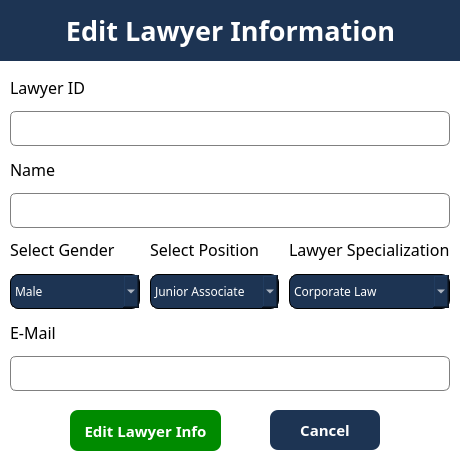
<?xml version="1.0" encoding="UTF-8"?>
<ui version="4.0">
 <class>editLawyer</class>
 <widget class="QDialog" name="editLawyer">
  <property name="geometry">
   <rect>
    <x>0</x>
    <y>0</y>
    <width>460</width>
    <height>470</height>
   </rect>
  </property>
  <property name="windowTitle">
   <string>Dialog</string>
  </property>
  <property name="styleSheet">
   <string notr="true">QDialog{
background-color: white;
}

#titleWidget{
background-color: #1d3453;
}
#title {
color: white;
}

QLineEdit{
	border:1px solid gray;
	border-radius: 6px;
	padding-left: 15px;
	height: 35px;
}

QComboBox{
border: 1px solid black;
border-radius: 8px;
background-color: #1d3453;
color: white;
height: 35px;


}

</string>
  </property>
  <widget class="QPushButton" name="edit_lawyer_info">
   <property name="geometry">
    <rect>
     <x>70</x>
     <y>410</y>
     <width>151</width>
     <height>41</height>
    </rect>
   </property>
   <property name="font">
    <font>
     <family>Poppins</family>
     <pointsize>11</pointsize>
     <weight>75</weight>
     <bold>true</bold>
    </font>
   </property>
   <property name="styleSheet">
    <string notr="true">QPushButton{
	background-color: rgb(0, 139, 0);
	color:white;
	border:none;
	border-radius: 8px;
	font-weight: bold;
	font-size: 11pt;
}

QPushButton:hover{
	background-color: rgb(0, 170, 0);
}</string>
   </property>
   <property name="text">
    <string>Edit Lawyer Info</string>
   </property>
  </widget>
  <widget class="QWidget" name="layoutWidget">
   <property name="geometry">
    <rect>
     <x>10</x>
     <y>70</y>
     <width>440</width>
     <height>321</height>
    </rect>
   </property>
   <layout class="QVBoxLayout" name="verticalLayout_7">
    <item>
     <layout class="QVBoxLayout" name="verticalLayout">
      <item>
       <widget class="QLabel" name="label_2">
        <property name="font">
         <font>
          <family>Poppins</family>
          <pointsize>12</pointsize>
         </font>
        </property>
        <property name="text">
         <string>Lawyer ID</string>
        </property>
       </widget>
      </item>
      <item>
       <widget class="QLineEdit" name="edit_LawyerID">
        <property name="minimumSize">
         <size>
          <width>0</width>
          <height>35</height>
         </size>
        </property>
        <property name="maximumSize">
         <size>
          <width>16777215</width>
          <height>35</height>
         </size>
        </property>
       </widget>
      </item>
     </layout>
    </item>
    <item>
     <layout class="QVBoxLayout" name="verticalLayout_2">
      <item>
       <widget class="QLabel" name="label_3">
        <property name="font">
         <font>
          <family>Poppins</family>
          <pointsize>12</pointsize>
         </font>
        </property>
        <property name="text">
         <string>Name</string>
        </property>
       </widget>
      </item>
      <item>
       <widget class="QLineEdit" name="edit_LawyerName">
        <property name="minimumSize">
         <size>
          <width>0</width>
          <height>35</height>
         </size>
        </property>
        <property name="maximumSize">
         <size>
          <width>16777215</width>
          <height>35</height>
         </size>
        </property>
       </widget>
      </item>
     </layout>
    </item>
    <item>
     <layout class="QHBoxLayout" name="horizontalLayout">
      <property name="spacing">
       <number>10</number>
      </property>
      <item>
       <layout class="QVBoxLayout" name="verticalLayout_4">
        <item>
         <widget class="QLabel" name="label_5">
          <property name="font">
           <font>
            <family>Poppins</family>
            <pointsize>12</pointsize>
           </font>
          </property>
          <property name="text">
           <string>Select Gender</string>
          </property>
         </widget>
        </item>
        <item>
         <widget class="QComboBox" name="edit_LawyerGender">
          <property name="minimumSize">
           <size>
            <width>0</width>
            <height>35</height>
           </size>
          </property>
          <property name="maximumSize">
           <size>
            <width>16777215</width>
            <height>35</height>
           </size>
          </property>
          <property name="font">
           <font>
            <family>Poppins</family>
           </font>
          </property>
          <item>
           <property name="text">
            <string>Male</string>
           </property>
          </item>
          <item>
           <property name="text">
            <string>Female</string>
           </property>
          </item>
          <item>
           <property name="text">
            <string>Nonbinary</string>
           </property>
          </item>
          <item>
           <property name="text">
            <string>Prefer not to say</string>
           </property>
          </item>
         </widget>
        </item>
       </layout>
      </item>
      <item>
       <layout class="QVBoxLayout" name="verticalLayout_5">
        <item>
         <widget class="QLabel" name="label_6">
          <property name="font">
           <font>
            <family>Poppins</family>
            <pointsize>12</pointsize>
           </font>
          </property>
          <property name="text">
           <string>Select Position</string>
          </property>
         </widget>
        </item>
        <item>
         <widget class="QComboBox" name="edit_Position">
          <property name="minimumSize">
           <size>
            <width>0</width>
            <height>35</height>
           </size>
          </property>
          <property name="maximumSize">
           <size>
            <width>16777215</width>
            <height>35</height>
           </size>
          </property>
          <property name="font">
           <font>
            <family>Poppins</family>
           </font>
          </property>
          <item>
           <property name="text">
            <string>Junior Associate</string>
           </property>
          </item>
          <item>
           <property name="text">
            <string>Senior Associate</string>
           </property>
          </item>
          <item>
           <property name="text">
            <string>Junior Partner</string>
           </property>
          </item>
          <item>
           <property name="text">
            <string>Senior Partner</string>
           </property>
          </item>
          <item>
           <property name="text">
            <string>Managing Partner</string>
           </property>
          </item>
         </widget>
        </item>
       </layout>
      </item>
      <item>
       <layout class="QVBoxLayout" name="verticalLayout_6">
        <item>
         <widget class="QLabel" name="label_7">
          <property name="font">
           <font>
            <family>Poppins</family>
            <pointsize>12</pointsize>
           </font>
          </property>
          <property name="text">
           <string>Lawyer Specialization</string>
          </property>
         </widget>
        </item>
        <item>
         <widget class="QComboBox" name="edit_Specialization">
          <property name="minimumSize">
           <size>
            <width>0</width>
            <height>35</height>
           </size>
          </property>
          <property name="maximumSize">
           <size>
            <width>16777215</width>
            <height>35</height>
           </size>
          </property>
          <property name="font">
           <font>
            <family>Poppins</family>
           </font>
          </property>
          <item>
           <property name="text">
            <string>Corporate Law</string>
           </property>
          </item>
          <item>
           <property name="text">
            <string>Criminal Law</string>
           </property>
          </item>
          <item>
           <property name="text">
            <string>Finance Law</string>
           </property>
          </item>
          <item>
           <property name="text">
            <string>Bankruptcy Law</string>
           </property>
          </item>
          <item>
           <property name="text">
            <string>Intellectual Property Law</string>
           </property>
          </item>
          <item>
           <property name="text">
            <string>Labor Law</string>
           </property>
          </item>
         </widget>
        </item>
       </layout>
      </item>
     </layout>
    </item>
    <item>
     <layout class="QVBoxLayout" name="verticalLayout_3">
      <item>
       <widget class="QLabel" name="label_4">
        <property name="font">
         <font>
          <family>Poppins</family>
          <pointsize>12</pointsize>
         </font>
        </property>
        <property name="text">
         <string>E-Mail</string>
        </property>
       </widget>
      </item>
      <item>
       <widget class="QLineEdit" name="edit_LawyerEmail">
        <property name="minimumSize">
         <size>
          <width>0</width>
          <height>35</height>
         </size>
        </property>
        <property name="maximumSize">
         <size>
          <width>16777215</width>
          <height>35</height>
         </size>
        </property>
       </widget>
      </item>
     </layout>
    </item>
   </layout>
  </widget>
  <widget class="QWidget" name="titleWidget" native="true">
   <property name="geometry">
    <rect>
     <x>0</x>
     <y>0</y>
     <width>461</width>
     <height>61</height>
    </rect>
   </property>
   <widget class="QLabel" name="title">
    <property name="geometry">
     <rect>
      <x>60</x>
      <y>10</y>
      <width>341</width>
      <height>41</height>
     </rect>
    </property>
    <property name="font">
     <font>
      <family>Poppins</family>
      <pointsize>20</pointsize>
      <weight>75</weight>
      <bold>true</bold>
     </font>
    </property>
    <property name="text">
     <string>Edit Lawyer Information</string>
    </property>
    <property name="alignment">
     <set>Qt::AlignCenter</set>
    </property>
   </widget>
  </widget>
  <widget class="QPushButton" name="edit_cancel_btn">
   <property name="geometry">
    <rect>
     <x>270</x>
     <y>410</y>
     <width>110</width>
     <height>40</height>
    </rect>
   </property>
   <property name="font">
    <font>
     <family>Poppins</family>
     <pointsize>11</pointsize>
     <weight>75</weight>
     <bold>true</bold>
    </font>
   </property>
   <property name="styleSheet">
    <string notr="true">QPushButton{
	background-color: #1d3453;
	color:white;
	border:none;
	border-radius: 8px;
	font-weight: bold;
	font-size: 11pt;
}

QPushButton:hover{
	background-color: rgb(53, 96, 153)
}</string>
   </property>
   <property name="text">
    <string>Cancel</string>
   </property>
  </widget>
 </widget>
 <resources/>
 <connections/>
</ui>
